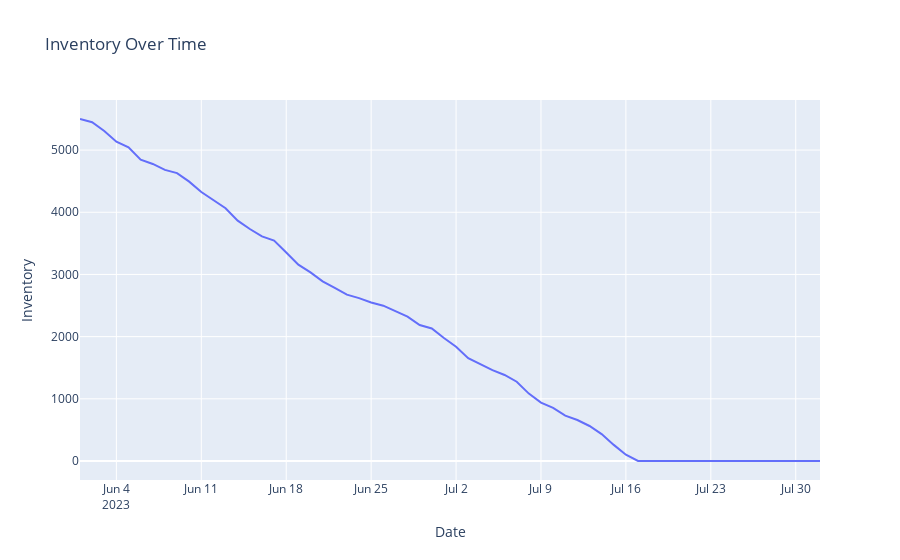

Notebook code for this chart:
### Code cell
fig_inventory = px.line(data_frame= df, x='Date', y='Inventory', title='Inventory Over Time')
fig_inventory.show()
